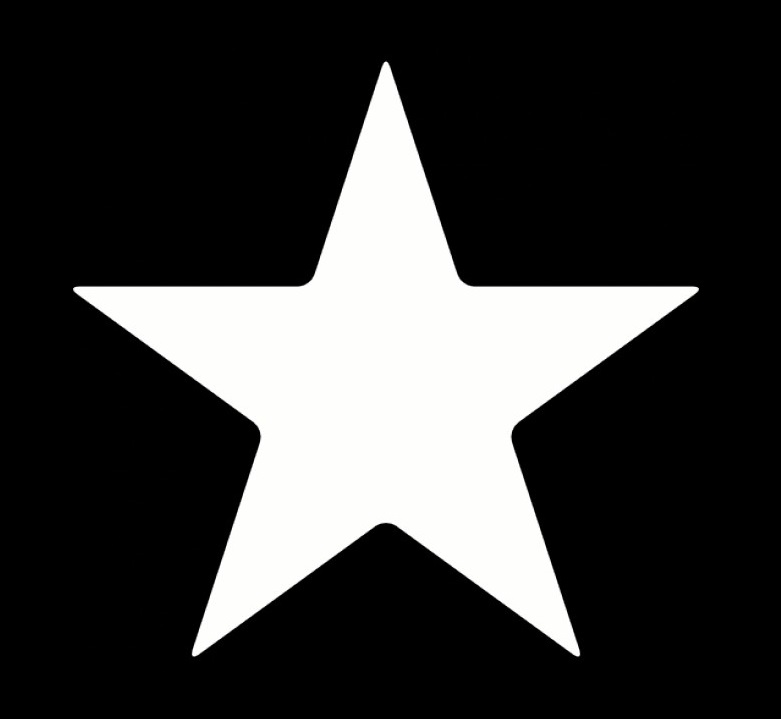
#> input picture star.jpg, 781 x 719 px
$ python cv2ex29.py   (older library calls are emulated)
#> lines starting #> are read from the running program, lines starting #| are printed output that depends on the picture; after the words box and inside, x2 and y2 are one past the last pixel; in counts of white or black regions, pixels touching at a corner belong together; long printed decimals are rounded
#Filename : cv2ex29.py

import cv2
import numpy as np

img = cv2.imread('star.jpg')
#> img is the input picture: shape (719, 781, 3); mean B, G, R 56.9, 57.3, 57.3
img1 = img.copy()
imgray = cv2.cvtColor(img,cv2.COLOR_BGR2GRAY)
ret, thresh = cv2.threshold(imgray, 120,255,0)
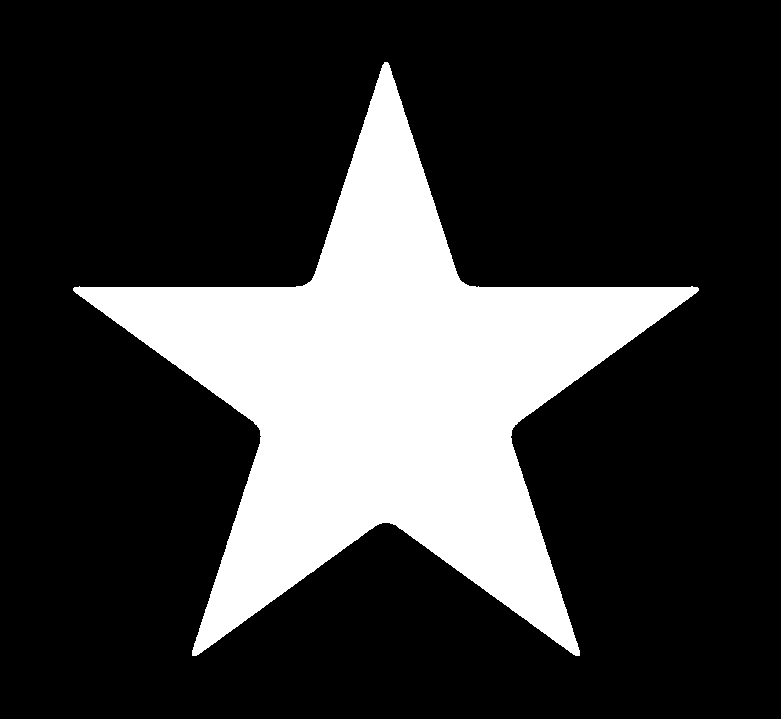
#> thresh: shape (719, 781); 22.5% white; 1 white region

image, contours, hierachy = cv2.findContours(thresh, cv2.RETR_TREE
                                             ,cv2.CHAIN_APPROX_SIMPLE)
#> contours = 1 contour; box (x1, y1, x2, y2) and area: (73, 62, 699, 656) 125480

cnt = contours[0]
#> cnt = contour of 1028 points, box (x1, y1, x2, y2) (73, 62, 699, 656), area 125480
M = cv2.moments(cnt)
#> M = moments, m00 125480, centre m10/m00, m01/m00 = (385.5, 390)

print(M)
#> (printed output is left out)

cx = int(M['m10']/M['m00'])
#> cx = 385
cy = int(M['m01']/M['m00'])
#> cy = 389

print('cx : ', cx)
#| cx :  385
print('cy : ', cy)
#| cy :  389

area = cv2.contourArea(cnt)
#> area = 125480
print(area, M['m00'])
#| 125480.0 125480.0

perimeter = cv2.arcLength(cnt, False)
#> perimeter = 2484.3
print(perimeter)
#| 2484.253
perimeter = cv2.arcLength(cnt, True)
#> perimeter = 2487.3
print(perimeter)
#| 2487.253

epsilon = 0.06 * cv2.arcLength(cnt, True)
#> epsilon = 149.2
approx = cv2.approxPolyDP(cnt, epsilon, True)
#> approx = [[73, 288], [192, 655], [579, 655], [698, 288], [387, 62]]

cv2.drawContours(img, [cnt], 0, (0, 255, 0), 3)
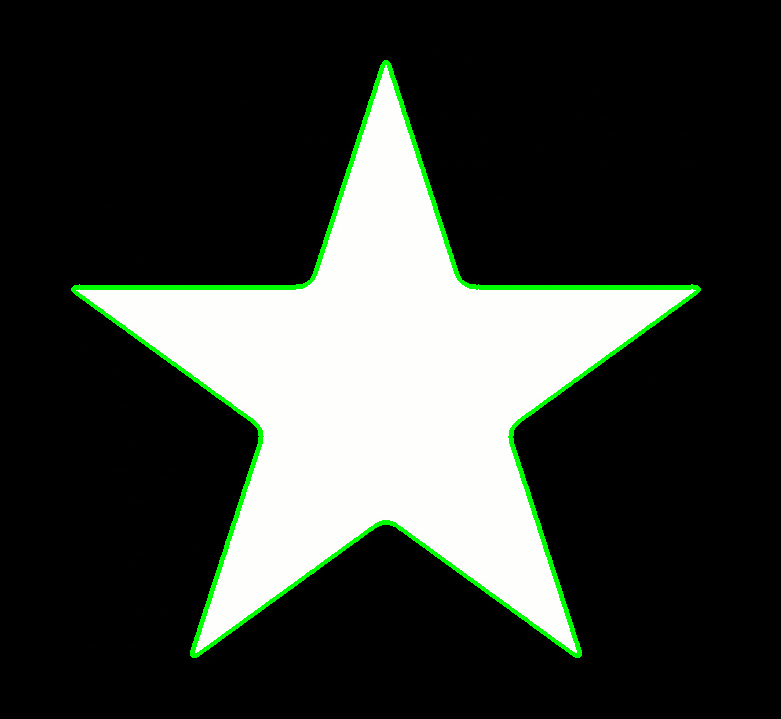
#> img: shape (719, 781, 3); 1.9% of pixels changed, all inside (x1, y1, x2, y2) = (71, 60, 701, 658)
cv2.drawContours(img1, [approx], 0, (0, 255, 0), 3)
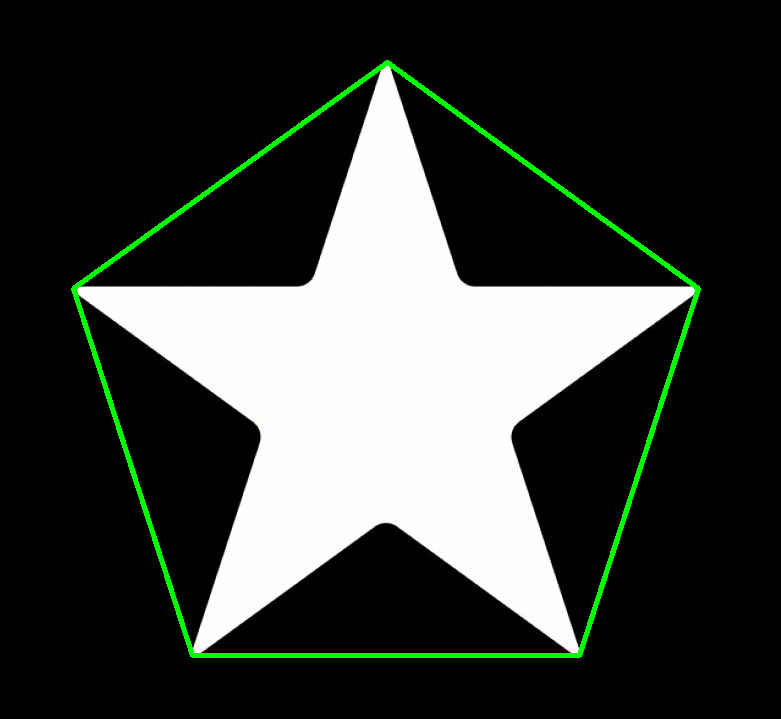
#> img1: shape (719, 781, 3); 1.77% of pixels changed, all inside (x1, y1, x2, y2) = (71, 60, 701, 658)

cv2.imshow('Origin', img)
cv2.imshow('approx', img1)

cv2.waitKey(0)
cv2.destroyAllWindows()
